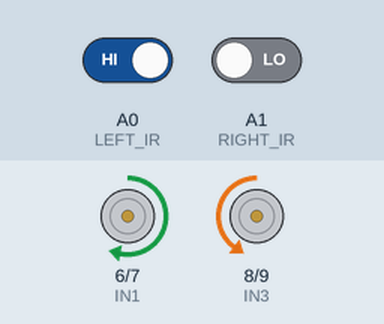
Recording of a sketch running on a simulated Arduino Uno, built with avr-gcc and run on an emulated ATmega328P. Parts: motor-driver pin pairs drawn as motors (green arrow = first pin HIGH = forward, orange = second pin HIGH = backward, longer = more drive, scaled by the enable pin). Inputs (shaded band) come from the test bench; at power-on: A0 (LEFT_IR) HIGH, A1 (RIGHT_IR) LOW.

Above: at 1.2 s.
1.3 s: A0 (LEFT_IR) driven LOW
At 2.4 s:
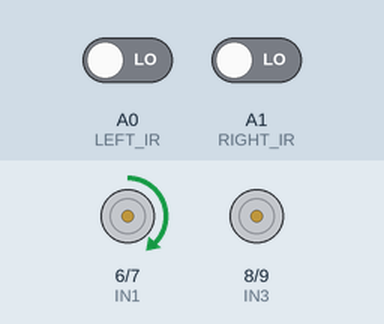
2.8 s: A1 (RIGHT_IR) driven HIGH
At 3.6 s:
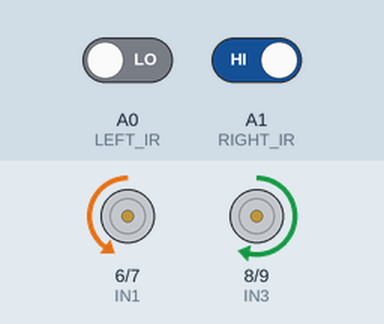
4.3 s: A0 (LEFT_IR) driven HIGH
At 4.7 s:
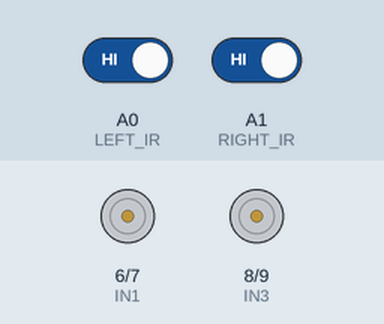
5.8 s: A1 (RIGHT_IR) driven LOW
At 7.0 s:
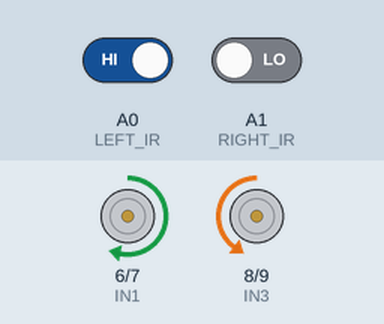
7.3 s: A1 (RIGHT_IR) driven HIGH
At 8.2 s:
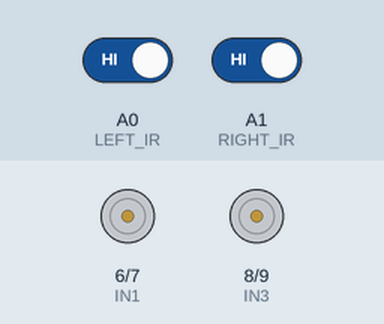
Timing chart, 0 to 9.8 s (numbered marks = the images above; inputs shaded):
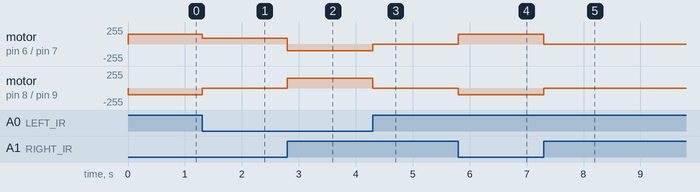

The sketch:

attempt7LFR.ino
```cpp
// PID Line Follower Robot
#define LEFT_IR A0
#define RIGHT_IR A1

#define IN1 6
#define IN2 7
#define IN3 8
#define IN4 9
#define ENA 10
#define ENB 11

// PID Variables
float Kp = 40;   // Proportional constant
float Ki = 0.5;  // Integral constant
float Kd = 30;   // Derivative constant

int maxSpeed = 90;   // Max motor speed
int minSpeed = 0;      // Min motor speed

// PID error terms
int lastError = 0;
int integral = 0;

void setup() {
  Serial.begin(9600);

  pinMode(LEFT_IR, INPUT);
  pinMode(RIGHT_IR, INPUT);

  pinMode(IN1, OUTPUT);
  pinMode(IN2, OUTPUT);
  pinMode(IN3, OUTPUT);
  pinMode(IN4, OUTPUT);

  pinMode(ENA, OUTPUT);
  pinMode(ENB, OUTPUT);
}

void loop() {
  int leftValue = digitalRead(LEFT_IR);   // Read Left IR sensor
  int rightValue = digitalRead(RIGHT_IR); // Read Right IR sensor

  // Calculate error
  int error = (leftValue ? 0 : 1) - (rightValue ? 0 : 1);

  // PID Calculations
  integral += error;
  int derivative = error - lastError;
  int output = (Kp * error) + (Ki * integral) + (Kd * derivative);
  lastError = error;

  // Speed calculation
  int leftSpeed = maxSpeed - output;
  int rightSpeed = maxSpeed + output;

  leftSpeed = constrain(leftSpeed, minSpeed, maxSpeed);
  rightSpeed = constrain(rightSpeed, minSpeed, maxSpeed);

  // Motor control logic
  if (leftValue == 0 && rightValue == 0) {
    moveForward(leftSpeed, rightSpeed);
  }
  else if (leftValue == 1 && rightValue == 0) {
    turnRight();
  }
  else if (leftValue == 0 && rightValue == 1) {
    turnLeft();
  }
  else {
    stopMotors();
  }
}

void moveForward(int leftSpeed, int rightSpeed) {
  analogWrite(ENA, leftSpeed);
  analogWrite(ENB, rightSpeed);

  digitalWrite(IN1, HIGH);
  digitalWrite(IN2, LOW);
  digitalWrite(IN3, HIGH);
  digitalWrite(IN4, LOW);
}

void turnLeft() {
  analogWrite(ENA, 100);
  analogWrite(ENB, 150);

  digitalWrite(IN1, LOW);
  digitalWrite(IN2, HIGH);
  digitalWrite(IN3, HIGH);
  digitalWrite(IN4, LOW);
}

void turnRight() {
  analogWrite(ENA, 150);
  analogWrite(ENB, 100);

  digitalWrite(IN1, HIGH);
  digitalWrite(IN2, LOW);
  digitalWrite(IN3, LOW);
  digitalWrite(IN4, HIGH);
}

void stopMotors() {
  digitalWrite(IN1, LOW);
  digitalWrite(IN2, LOW);
  digitalWrite(IN3, LOW);
  digitalWrite(IN4, LOW);
}
```

Measured:
- after the input at 1.3 s, motor on pin 6 (IN1) / pin 7 (IN2): forward 150/255 → forward 90/255 at once; motor on pin 8 (IN3) / pin 9 (IN4): backward 100/255 → stopped at once
- after the input at 2.8 s, motor on pin 6 (IN1) / pin 7 (IN2): forward 90/255 → backward 100/255 at once; motor on pin 8 (IN3) / pin 9 (IN4): stopped → forward 150/255 at once
- after the input at 4.3 s, motor on pin 6 (IN1) / pin 7 (IN2): backward 100/255 → stopped at once; motor on pin 8 (IN3) / pin 9 (IN4): forward 150/255 → stopped at once
- after the input at 5.8 s, motor on pin 6 (IN1) / pin 7 (IN2): stopped → forward 150/255 at once; motor on pin 8 (IN3) / pin 9 (IN4): stopped → backward 100/255 at once
- after the input at 7.3 s, motor on pin 6 (IN1) / pin 7 (IN2): forward 150/255 → stopped at once; motor on pin 8 (IN3) / pin 9 (IN4): backward 100/255 → stopped at once
